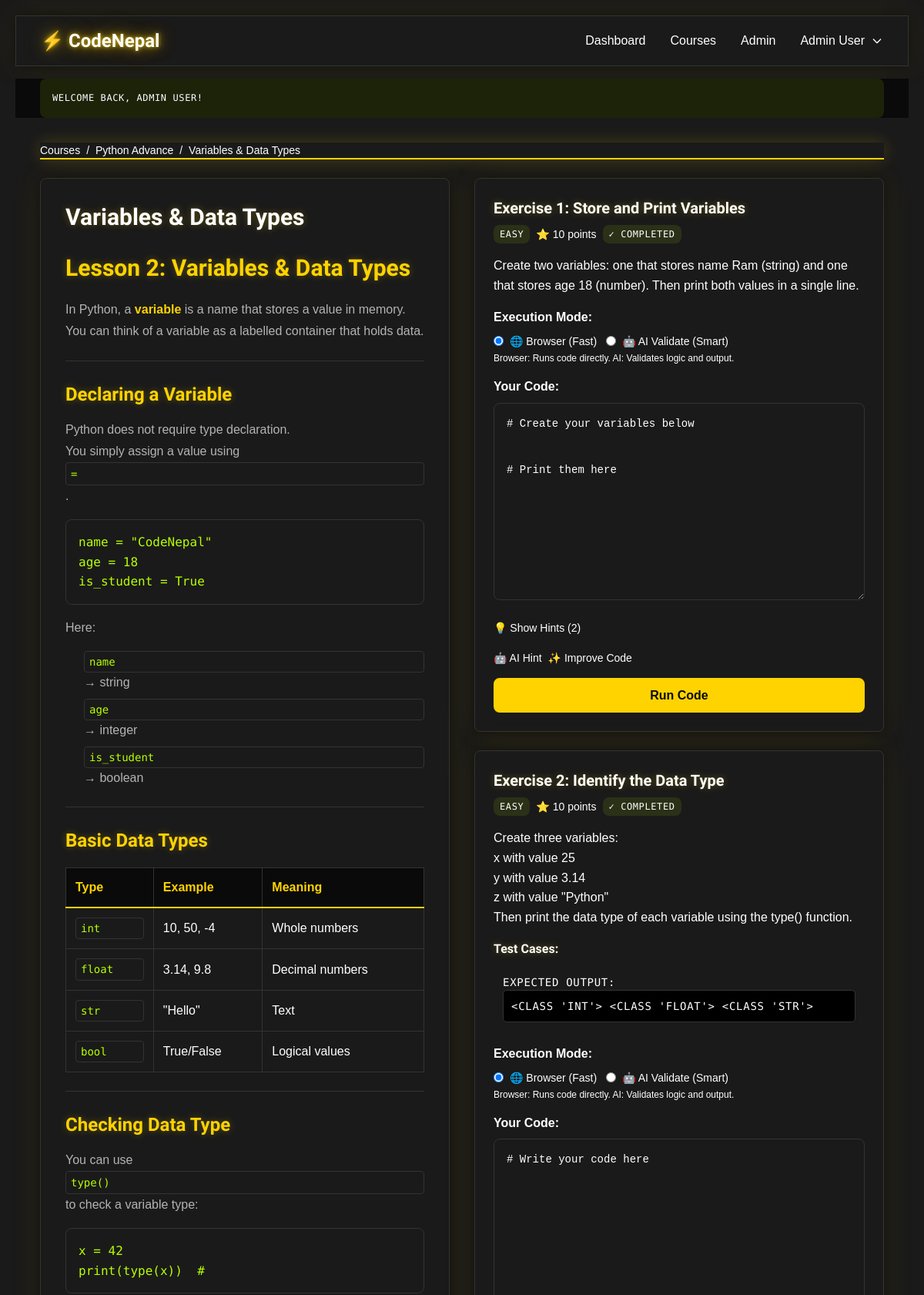
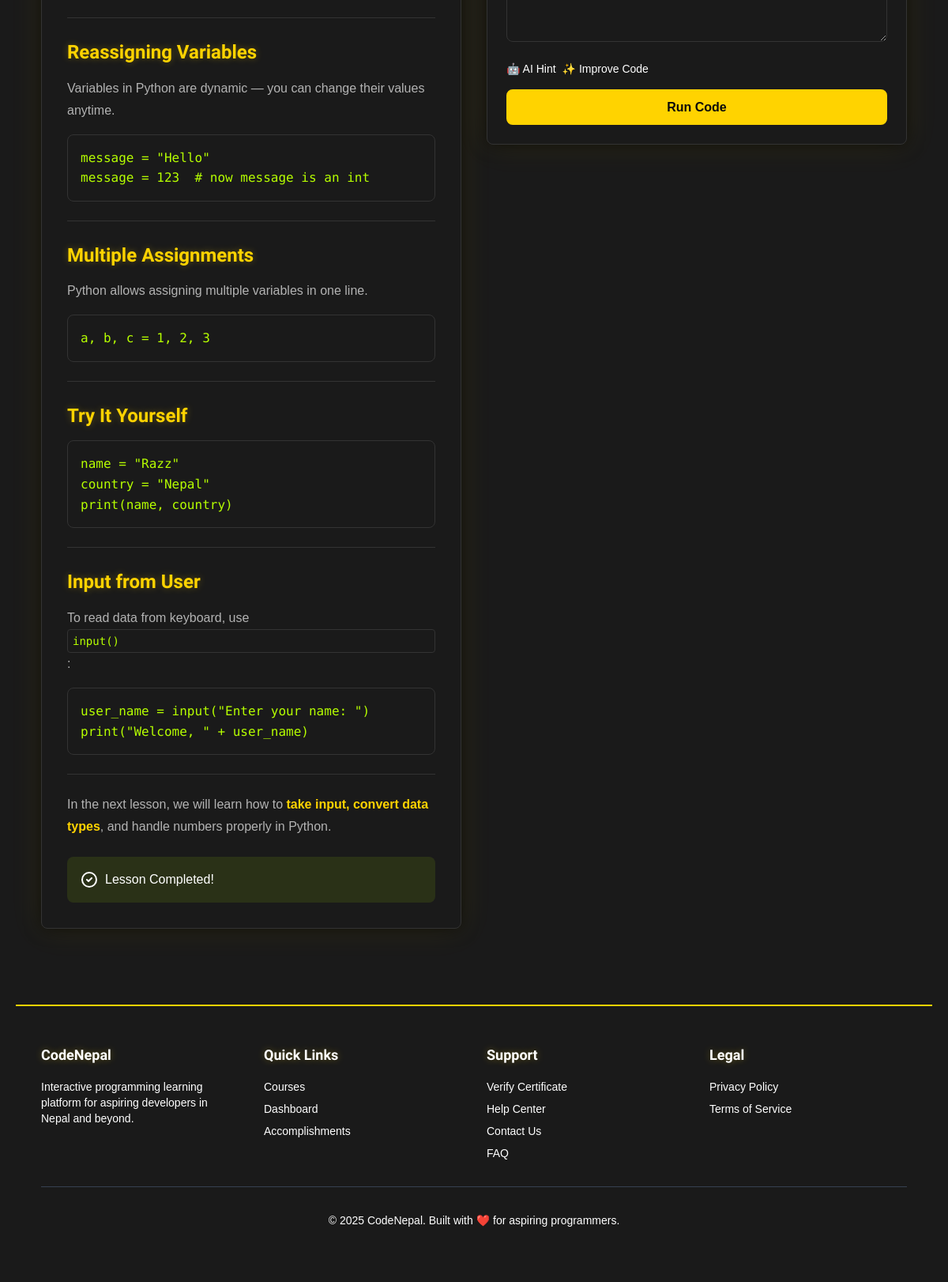
The app's page /pages/lesson?id=py-adv-lesson-2 (signed in) with its own data (2 pictures, top to bottom).
### tables this page shows
CREATE TABLE `lessons` (
  `id` varchar(50) NOT NULL,
  `course_id` varchar(50) NOT NULL,
  `title` varchar(255) NOT NULL,
  `content` text NOT NULL,
  `order_index` int(11) NOT NULL,
  `is_locked` tinyint(1) DEFAULT 1,
  `created_at` timestamp NOT NULL DEFAULT current_timestamp(),
  `updated_at` timestamp NOT NULL DEFAULT current_timestamp() ON UPDATE current_timestamp()
);

CREATE TABLE `courses` (
  `id` varchar(50) NOT NULL,
  `title` varchar(255) NOT NULL,
  `description` text DEFAULT NULL,
  `language` enum('python','javascript','cpp') NOT NULL,
  `category` enum('beginner','intermediate','advanced') NOT NULL,
  `duration` varchar(50) DEFAULT NULL,
  `thumbnail_url` varchar(500) DEFAULT NULL,
  `is_published` tinyint(1) DEFAULT 0,
  `is_free` tinyint(1) DEFAULT 1,
  `created_at` timestamp NOT NULL DEFAULT current_timestamp(),
  `updated_at` timestamp NOT NULL DEFAULT current_timestamp() ON UPDATE current_timestamp()
);

CREATE TABLE `exercises` (
  `id` varchar(50) NOT NULL,
  `lesson_id` varchar(50) NOT NULL,
  `title` varchar(255) NOT NULL,
  `description` text NOT NULL,
  `starter_code` text NOT NULL,
  `solution` text NOT NULL,
  `difficulty` enum('easy','medium','hard') DEFAULT 'easy',
  `exercise_type` enum('standard','ai-validated') DEFAULT 'standard',
  `points` int(11) DEFAULT 10,
  `created_at` timestamp NOT NULL DEFAULT current_timestamp(),
  `updated_at` timestamp NOT NULL DEFAULT current_timestamp() ON UPDATE current_timestamp()
);

CREATE TABLE `test_cases` (
  `id` int(11) NOT NULL,
  `exercise_id` varchar(50) NOT NULL,
  `input` text DEFAULT NULL,
  `expected_output` text NOT NULL,
  `is_hidden` tinyint(1) DEFAULT 0,
  `order_index` int(11) NOT NULL
);

### includes/auth.php (called while the page is built, shortened)
<?php
if (!function_exists('getDBConnection')) {
    require_once __DIR__ . '/../config/database.php';
}
function isLoggedIn() {
    if (isset($_SESSION['last_activity'])) {
        $elapsed = time() - $_SESSION['last_activity'];
    }
    return true;
}
function getCurrentUser() {
    return [
        'id' => $_SESSION['user_id'] ?? null,
        'email' => $_SESSION['email'] ?? null,
        'name' => $_SESSION['name'] ?? null,
        'role' => $_SESSION['role'] ?? 'user',
        'avatar_url' => $_SESSION['avatar_url'] ?? null
    ];
}

### includes/functions.php (called while the page is built, shortened)
<?php
function get($key, $default = null) {
    return $_GET[$key] ?? $default;
}

### config/database.php (called while the page is built, shortened)
<?php
function executeQuery($conn, $sql, $params = [], $types = "") {
    $stmt = $conn->prepare($sql);
    if (!empty($params)) {
        $stmt->bind_param($types, ...$params);
    }
    $result = $stmt->execute();
    $metadata = $stmt->result_metadata();
    if ($metadata) {
        return $stmt->get_result();
    }
    return true;
}
function fetchAll($result) {
    $rows = [];
    while ($row = $result->fetch_assoc()) {
        $rows[] = $row;
    }
    return $rows;
}
function fetchOne($result) {
    return $result->fetch_assoc();
}

### pages/lesson.php (the view, shortened to what this page needs)
<?php
require_once __DIR__ . '/../includes/header.php';
$lessonId = get('id');
$conn = getDBConnection();
$userId = $currentUser['id'];
$sql = "SELECT l.*, c.id as course_id, c.title as course_title, c.language,
        (SELECT COUNT(*) FROM completed_lessons WHERE lesson_id = l.id AND user_id = ?) as is_completed
        FROM lessons l
        JOIN courses c ON l.course_id = c.id
        WHERE l.id = ?";
$result = executeQuery($conn, $sql, [$userId, $lessonId], "ss");
$lesson = fetchOne($result);
$sql = "SELECT e.*,
        (SELECT COUNT(*) FROM completed_exercises WHERE exercise_id = e.id AND user_id = ?) as is_completed
        FROM exercises e
        WHERE e.lesson_id = ?
        ORDER BY e.id";
$result = executeQuery($conn, $sql, [$userId, $lessonId], "ss");
$exercises = fetchAll($result);
$exerciseTestCases = [];
if (!empty($exercises)) {
    $exerciseIds = array_column($exercises, 'id');
    $placeholders = implode(',', array_fill(0, count($exerciseIds), '?'));
    $sql = "SELECT * FROM test_cases WHERE exercise_id IN ($placeholders) AND is_hidden = 0 ORDER BY order_index";
    $result = executeQuery($conn, $sql, $exerciseIds, str_repeat('s', count($exerciseIds)));
    $testCases = fetchAll($result);
    foreach ($testCases as $tc) {
        $exerciseTestCases[$tc['exercise_id']][] = $tc;
    }
}
$exerciseHints = [];
if (!empty($exercises)) {
    $exerciseIds = array_column($exercises, 'id');
    $placeholders = implode(',', array_fill(0, count($exerciseIds), '?'));
    $sql = "SELECT * FROM hints WHERE exercise_id IN ($placeholders) ORDER BY order_index";
    $result = executeQuery($conn, $sql, $exerciseIds, str_repeat('s', count($exerciseIds)));
    $hints = fetchAll($result);
    foreach ($hints as $hint) {
        $exerciseHints[$hint['exercise_id']][] = $hint;
    }
}
?>
<div class="max-w-7xl mx-auto px-4 sm:px-6 lg:px-8 py-8">
    <nav class="mb-6">
        <ol class="flex items-center space-x-2 text-sm text-gray-600">
            <li><a href="/pages/courses" class="hover:text-blue-600">Courses</a></li>
            <li>/</li>
            <li><a href="/pages/course?id=<?php echo urlencode($lesson['course_id']); ?>" class="hover:text-blue-600">
                <?php echo htmlspecialchars($lesson['course_title']); ?>
            </a></li>
            <li>/</li>
            <li class="text-gray-900 font-medium"><?php echo htmlspecialchars($lesson['title']); ?></li>
        </ol>
    </nav>
    <div class="grid grid-cols-1 lg:grid-cols-2 gap-8">
        <div class="bg-white rounded-lg shadow-md p-8">
            <h1 class="text-3xl font-bold text-gray-900 mb-6"><?php echo htmlspecialchars($lesson['title']); ?></h1>
            <div class="prose max-w-none lesson-content">
                <?php
                $content = $lesson['content'];
                if (strip_tags($content) !== $content) {
                    echo $content;
                }
                ?>
            </div>
            <?php if ($lesson['is_completed']): ?>
            <div class="mt-6 p-4 bg-green-100 border border-green-300 rounded-lg">
                <div class="flex items-center">
                    <svg class="w-6 h-6 text-green-600 mr-2" fill="none" stroke="currentColor" viewBox="0 0 24 24">
                        <path stroke-linecap="round" stroke-linejoin="round" stroke-width="2" d="M9 12l2 2 4-4m6 2a9 9 0 11-18 0 9 9 0 0118 0z"></path>
                    </svg>
                    <span class="text-green-800 font-medium">Lesson Completed!</span>
                </div>
            </div>
            <?php endif; ?>
        </div>
        <div class="space-y-6">
            <?php if (empty($exercises)): ?>
                <div class="bg-white rounded-lg shadow-md p-8 text-center text-gray-500">
                    No exercises available for this lesson
                </div>
            <?php else: ?>
                <?php foreach ($exercises as $index => $exercise): ?>
                <div class="bg-white rounded-lg shadow-md p-6" id="exercise-<?php echo $exercise['id']; ?>">
                    <div class="flex items-start justify-between mb-4">
                        <div>
                            <h3 class="text-xl font-semibold text-gray-900 mb-2">
                                Exercise <?php echo $index + 1; ?>: <?php echo htmlspecialchars($exercise['title']); ?>
                            </h3>
                            <div class="flex items-center gap-2">
                                <span class="px-2 py-1 bg-<?php echo $exercise['difficulty'] === 'easy' ? 'green' : ($exercise['difficulty'] === 'medium' ? 'yellow' : 'red'); ?>-100 text-<?php echo $exercise['difficulty'] === 'easy' ? 'green' : ($exercise['difficulty'] === 'medium' ? 'yellow' : 'red'); ?>-700 text-xs rounded">
                                    <?php echo ucfirst($exercise['difficulty']); ?>
                                </span>
                                <span class="text-sm text-gray-600">⭐ <?php echo $exercise['points']; ?> points</span>
                                <?php if ($exercise['is_completed']): ?>
                                <span class="px-2 py-1 bg-green-100 text-green-700 text-xs rounded">✓ Completed</span>
                                <?php endif; ?>
                            </div>
                        </div>
                    </div>
                    <p class="text-gray-700 mb-4"><?php echo nl2br(htmlspecialchars($exercise['description'])); ?></p>
                    <?php if (isset($exerciseTestCases[$exercise['id']])): ?>
                    <div class="mb-4">
                        <h4 class="font-semibold text-gray-900 mb-2">Test Cases:</h4>
                        <div class="space-y-2">
                            <?php foreach ($exerciseTestCases[$exercise['id']] as $tc): ?>
                            <div class="bg-gray-50 p-3 rounded text-sm"
                                 data-test-input="<?php echo htmlspecialchars($tc['input'] ?? ''); ?>"
                                 data-test-expected="<?php echo htmlspecialchars($tc['expected_output']); ?>">
                                <div><span class="font-medium">Expected Output:</span> <code><?php echo htmlspecialchars($tc['expected_output']); ?></code></div>
                            </div>
                            <?php endforeach; ?>
                        </div>
                    </div>
                    <?php endif; ?>
                    <div class="mb-4">
                        <label class="block font-semibold text-gray-900 mb-2">Execution Mode:</label>
                        <div class="flex gap-3">
                            <label class="flex items-center cursor-pointer">
                                <input type="radio" name="exec-mode-<?php echo $exercise['id']; ?>" value="browser" checked
                                       class="mr-2 text-blue-600 focus:ring-blue-500">
                                <span class="text-sm">🌐 Browser (Fast)</span>
                            </label>
                            <label class="flex items-center cursor-pointer">
                                <input type="radio" name="exec-mode-<?php echo $exercise['id']; ?>" value="ai"
                                       class="mr-2 text-blue-600 focus:ring-blue-500">
                                <span class="text-sm">🤖 AI Validate (Smart)</span>
                            </label>
                        </div>
                        <p class="text-xs text-gray-500 mt-1">Browser: Runs code directly. AI: Validates logic and output.</p>
                    </div>
                    <div class="mb-4">
                        <label class="block font-semibold text-gray-900 mb-2">Your Code:</label>
                        <textarea id="code-editor-<?php echo $exercise['id']; ?>"
                                  class="code-editor w-full h-64 p-4 border border-gray-300 rounded-lg font-mono text-sm"
                                  data-language="<?php echo $lesson['language']; ?>"><?php echo htmlspecialchars($exercise['starter_code']); ?></textarea>
                    </div>
                    <?php if (isset($exerciseHints[$exercise['id']])): ?>
                    <div class="mb-4">
                        <button type="button"
                                onclick="toggleHints('<?php echo $exercise['id']; ?>')"
                                class="text-blue-600 hover:text-blue-800 text-sm font-medium">
                            💡 Show Hints (<?php echo count($exerciseHints[$exercise['id']]); ?>)
                        </button>
                    </div>
                    <?php endif; ?>
                    <div class="mb-4 flex gap-2">
                        <button type="button"
                                class="ai-hint-btn text-purple-600 hover:text-purple-800 text-sm font-medium flex items-center gap-1"
                                data-exercise-id="<?php echo $exercise['id']; ?>"
                                data-exercise-title="<?php echo htmlspecialchars($exercise['title']); ?>"
                                data-exercise-description="<?php echo htmlspecialchars($exercise['description']); ?>"
                                data-language="<?php echo $lesson['language']; ?>">
                            🤖 AI Hint
                        </button>
                        <button type="button"
                                class="ai-improve-btn text-green-600 hover:text-green-800 text-sm font-medium flex items-center gap-1"
                                data-exercise-id="<?php echo $exercise['id']; ?>"
                                data-exercise-description="<?php echo htmlspecialchars($exercise['description']); ?>"
                                data-language="<?php echo $lesson['language']; ?>">
                            ✨ Improve Code
                        </button>
                    </div>
                    <button type="button"
                            onclick="runCode('<?php echo $exercise['id']; ?>', '<?php echo $lesson['language']; ?>')"
                            class="w-full px-4 py-2 bg-blue-600 text-white rounded-lg hover:bg-blue-700 transition font-medium">
                        Run Code
                    </button>
                </div>
                <?php endforeach; ?>
            <?php endif; ?>
        </div>
    </div>
</div>
<?php require_once __DIR__ . '/../includes/footer.php'; ?>

### includes/header.php (style rules this page uses)
.bg-blue-50, .bg-blue-100, .bg-blue-200, .bg-blue-300, .bg-blue-400, .bg-blue-500, .bg-blue-600:not(.view-all-courses-btn), .bg-blue-700:not(.view-all-courses-btn), .bg-blue-800, .bg-blue-900 { background-color: #FFD300 !important; color: #0A0A0A !important; }
.bg-blue-600.text-white:not(.view-all-courses-btn), .bg-blue-700.text-white:not(.view-all-courses-btn), .bg-blue-500.text-white { color: #0A0A0A !important; }

### records on screen
lessons: course.title "Python Advance", title "Variables & Data Types", content "Lesson 2: Variables & Data Types In Python, a variable is a name that stores a value in memory. You can think of a variable as a labelled container that holds data. Declaring a Variable Python does not require type declaration. You simply assign a value using = . name = \"CodeNepal\" age = 18 is_student = True Here: name → string age → integer is_student → boolean Basic Data Types Type Example Meaning int 10, 50, -4 Whole numbers float 3.14, 9.8 Decimal numbers str \"Hello\" Text bool True/False Logical values Checking Data Type You can use type() to check a variable type: x = 42 print(type(x)) # Reassigning Variables Variables in Python are dynamic — you can change their values anytime.…"
exercises: title "Store and Print Variables", difficulty "EASY", points "10", description "Create two variables: one that stores name Ram (string) and one that stores age 18 (number). Then print both values in a single line.", id+starter_code "# Create your variables below # Print them here", id "2"
exercises: title "Identify the Data Type", difficulty "EASY", points "10", description "Create three variables: x with value 25 y with value 3.14 z with value \"Python\" Then print the data type of each variable using the type() function.", id+starter_code "# Write your code here"
test_cases: expected_output "<CLASS 'INT'> <CLASS 'FLOAT'> <CLASS 'STR'>"

### other values on screen
$currentUser['name'] "Admin User"
$flashMessage['message'] "WELCOME BACK, ADMIN USER!"
